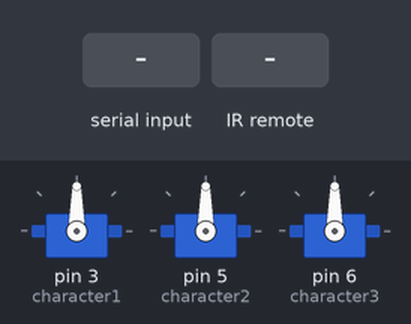
This sketch was run on a simulated Arduino Uno, built with avr-gcc and run on an emulated ATmega328P. Shown: 3 × servo. The inputs (shaded band) are chosen by the test bench. Random numbers use the default seed unless the sketch sets one; what the sketch prints to the serial monitor is not drawn.

Above: at 1.4 s.
1.5 s: "gamestart" received over the second serial link
At 2.7 s:
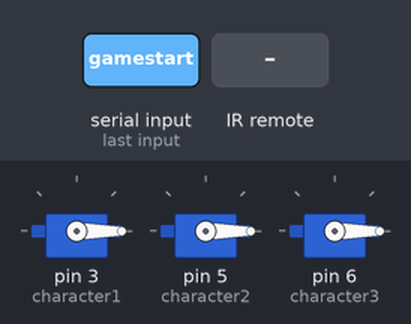
3.1 s: infrared code 0xFF30CF received
At 3.5 s:
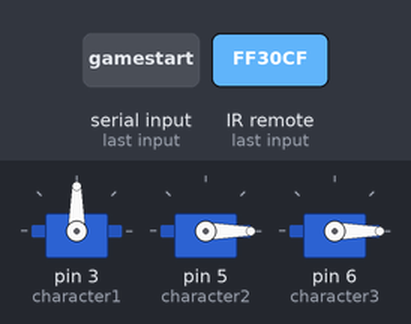
5.1 s: infrared code 0xFF18E7 received
At 5.5 s:
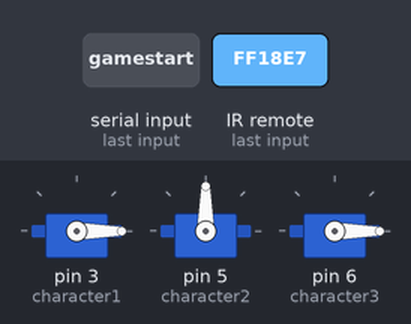
7.1 s: infrared code 0xFF7A85 received
Timing chart, 0 to 33.1 s (numbered marks = the images above; inputs shaded):
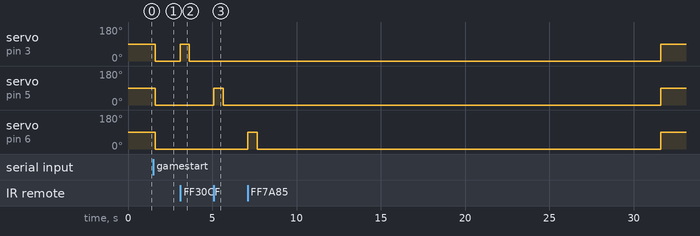

The sketch:

Project_IR_with_Function_Serial_Interrupt_Fail.ino
```cpp
#include <IRremote.hpp>
#include <Servo.h>
#include <SoftwareSerial.h>
#include <string.h>
#include <MsTimer2.h>

#define TX 7
#define RX 8
SoftwareSerial soft_Serial(TX,RX);

Servo character1;
Servo character2;
Servo character3;

#define IRrev A2
IRrecv irrecv(IRrev);
decode_results res;

unsigned long duration;
unsigned long pre1_time = 0;
unsigned long pre2_time = 0;
unsigned long pre3_time = 0;

int state1 = 0;
int state2 = 0;
int state3 = 0;
unsigned long start_time = 0;

String game_stat;
char ID;
char pause;

void isr();

void setup() {
 Serial.begin(9600);
 character1.attach(3);
 character2.attach(5);
 character3.attach(6);
 irrecv.enableIRIn();
 randomSeed(analogRead(0));
 soft_Serial.begin(9600);
 MsTimer2::set(200,isr);
 MsTimer2::start();

}


int score = 0;

void RecvMotor(int game_time,unsigned long start_time);


void loop() {


//     if (game_stat == "gameend"){
//        Serial.println("end");

      if(game_stat == "gamestart"){
        RecvMotor(30,millis());
        delay(1000);
        game_stat = "gameend";
        Serial.println("게임종료");
      }

}

void RecvMotor(int game_time,unsigned long start_time){
  // 다 일어나!!

  character1.write(0);
  character2.write(0);
  character3.write(0);
  unsigned long pre_time = 0;
  int total_time = game_time;
  while(millis()-start_time<=total_time*1000 ){

    if(pause=='1'){
      Serial.println("갇혔다");
      delay(500);
      start_time += 500;
      continue;
    }

    if(millis()-pre_time >999){
      Serial.println(game_time--);
      pre_time = millis();
    }

    //FF30CF -- 1번   FF18E7 -- 2번   FF7A85 -- 3번
  if (irrecv.decode(&res)){
    Serial.println(res.value,HEX);
    switch(res.value){
    // --------------------------------- 캐릭터 1번
    case 0xFF30CF: // <== 눌렸다면
      if(state1==1){
        pre1_time = millis();
        character1.write(90); // 그럼 쓰러져
        state1 = 0;
        score++;
        Serial.println("캐릭터 1 쓰러져");
      }
      else{
        score--;
        Serial.println("너 감점!");
      }
      break;
    // --------------------------------- 캐릭터 2번
    case 0xFF18E7:
      if(state2==1){
        pre2_time = millis();
        character2.write(90); // 그럼 쓰러져
        state2 = 0;
        score++;
        Serial.println("캐릭터 2 쓰러져");
      }
      else{
        score--;
        Serial.println("너 감점!");
      }
      break;

    // --------------------------------- 캐릭터 3번
    case 0xFF7A85:
      if(state3==1){
        pre3_time = millis();
        character3.write(90); // 그럼 쓰러져
        state3 = 0;
        score++;
        Serial.println("캐릭터 3 쓰러져");
      }
      else{
        score--;
        Serial.println("너 감점!");
      }
      break;

    default:
          irrecv.resume();
          continue;
          break;
    }
    Serial.print(" score = ");
    Serial.println(score);

    irrecv.resume();
  }
    duration = random(500,5000);

    if(state1 == 0 && millis()-pre1_time >= duration){
      character1.write(0); // 그럼 일어나
      state1 = 1;
      pre1_time = millis();
      Serial.println("캐릭터 1 일어나");
    }

    if(state2 == 0 && millis()-pre2_time >= duration){
      character2.write(0); // 그럼 일어나
      state2 = 1;
      pre2_time = millis();
      Serial.println("캐릭터 2 일어나");
    }

    if(state3 == 0 && millis()-pre3_time >= duration){
      character3.write(0); // 그럼 일어나
      state3 = 1;
      pre3_time = millis();
      Serial.println("캐릭터 3 일어나");
    }

  }

  // 다쓰러져
  character1.write(90);
  character2.write(90);
  character3.write(90);
  soft_Serial.print(score);
  score = 0;
}


void isr(){
      char mystring[20];
      int i= 0;
      while(soft_Serial.available()){
        mystring[i++] = soft_Serial.read();
        delay(1);
      }
      mystring[i] = '\0';

      char* ptr = strtok(mystring, ",");
      if(ptr!=NULL){
      game_stat = ptr;
      Serial.print("game_stat = ");
      Serial.println(game_stat);
      }
      ptr = strtok(NULL,",");
      if(ptr!=NULL){
      ID = *ptr;
      Serial.print("ID = ");
      Serial.println(ID);
      }
      ptr = strtok(NULL,",");

      if(ptr!=NULL){
      pause = *ptr;
      Serial.print("pause = ");
      Serial.println(pause);
      }

}
```

Measured:
- after the input at 1.5 s, servo on pin 3 (character1), servo on pin 5 (character2), servo on pin 6 (character3): 90° → 0° after 0.11 s
- after the input at 3.1 s, servo on pin 3 (character1): 0° → 90° at once, → 0° 0.52 s later
- after the input at 5.1 s, servo on pin 5 (character2): 0° → 90° at once, → 0° 0.56 s later
